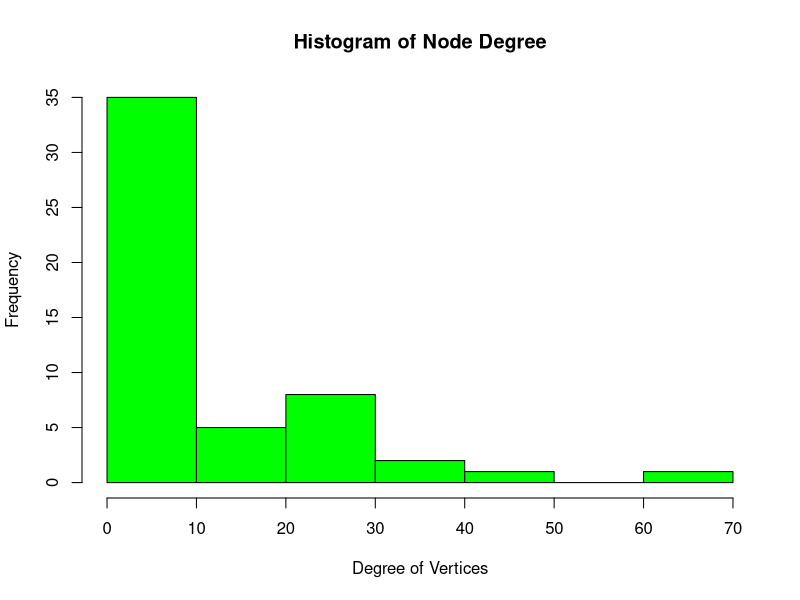
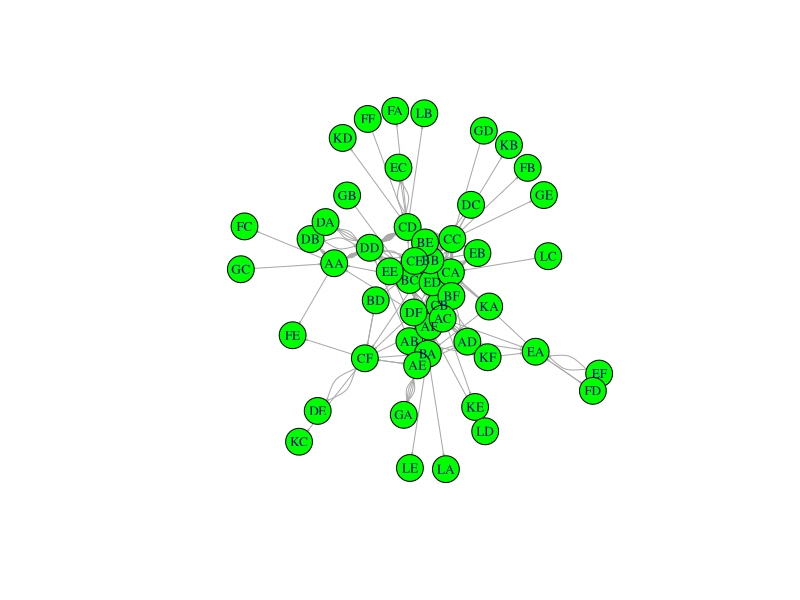
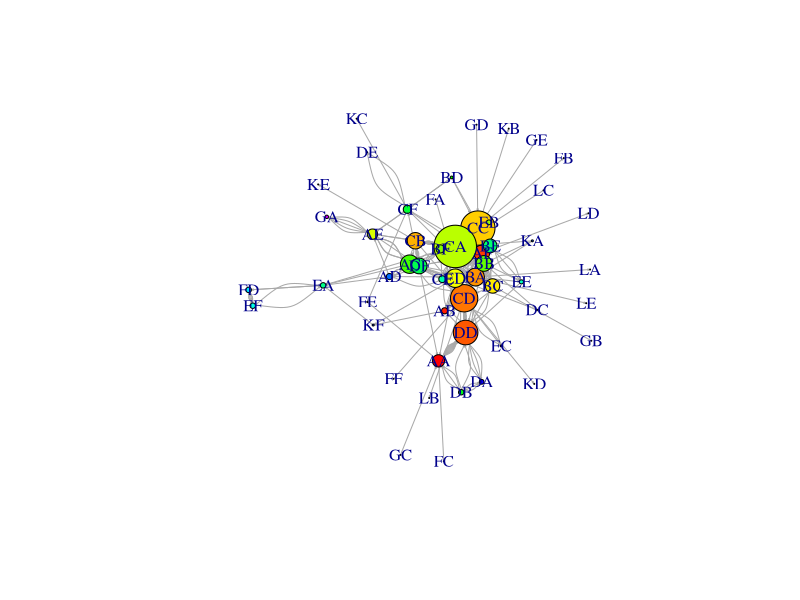
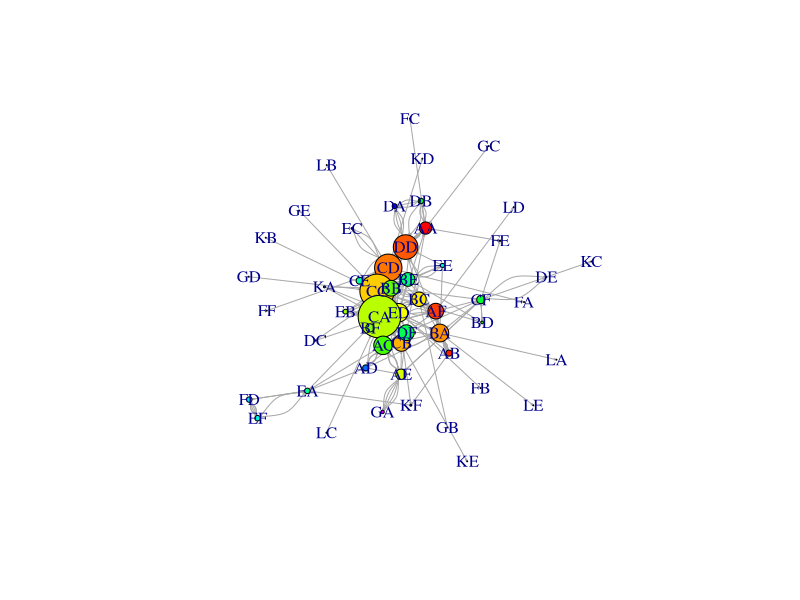
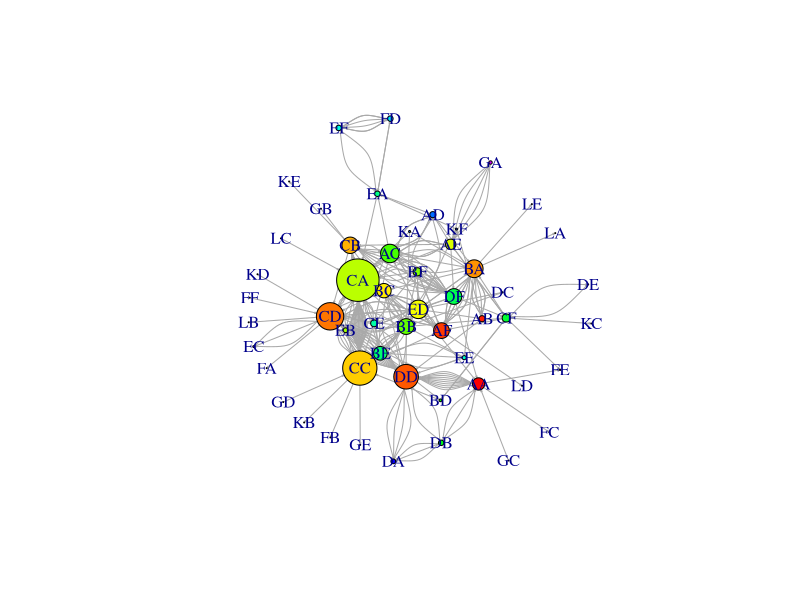
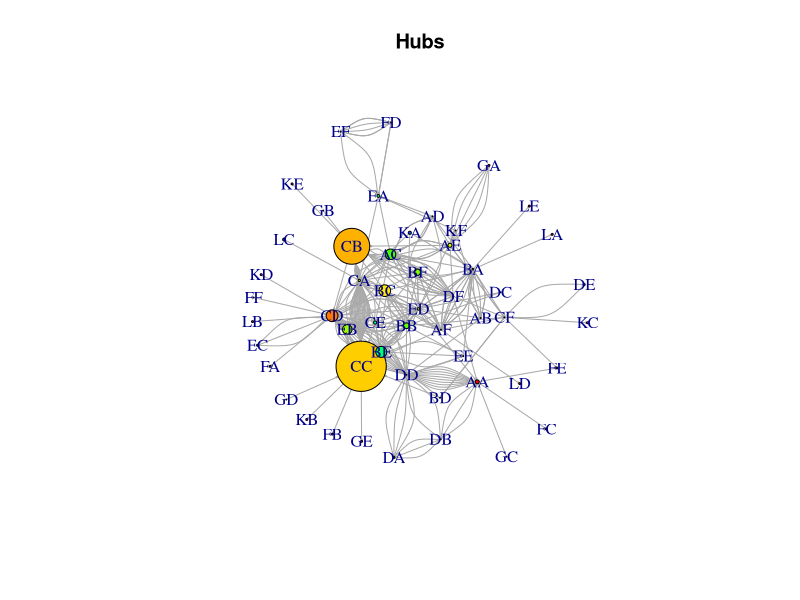
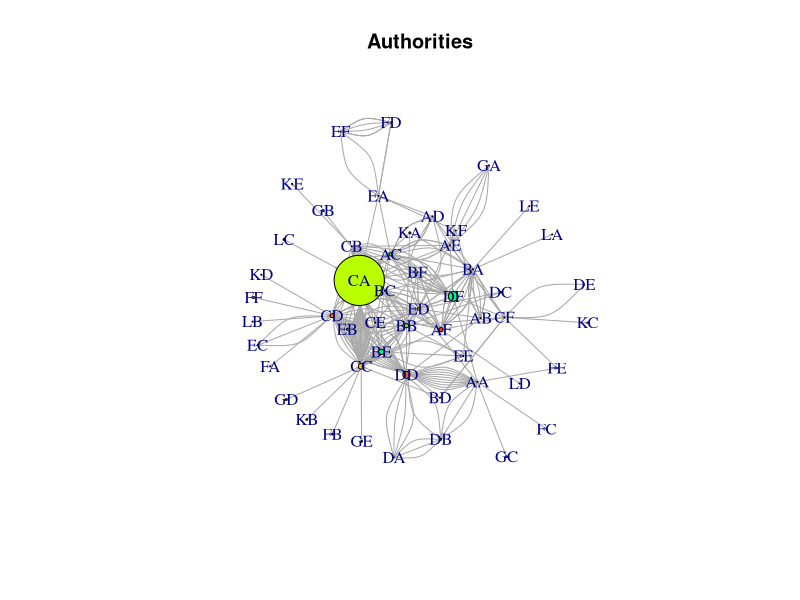
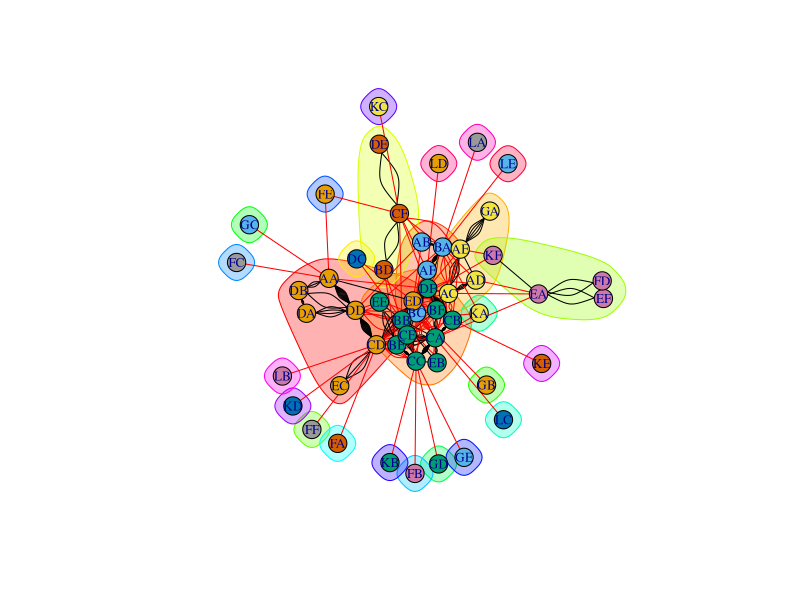

Write R code to recreate these figures, in order.
#Carregando biblioteca
library(igraph)

#Carregando dados
data <- read.table("socialnetworkdata.txt", sep=",",header=T)
View(data)

#Separando so os 2 primeiros campos
y <- data.frame(data$first, data$second)
View(y)

#Criando rede
net <- graph.data.frame(y, directed=T)
V(net)
E(net)
V(net)$label <- V(net)$name
V(net)$degree <- degree(net)

#Histograma das conexoes da rede
hist(V(net)$degree,
     col = 'green',
     main = 'Histogram of Node Degree',
     ylab = 'Frequency',
     xlab = 'Degree of Vertices')

#Diagrama da rede
set.seed(222)
plot(net,
     vertex.color = 'green',
     vertext.size = 2,
     edge.arrow.size = 0.1,
     vertex.label.cex = 0.8)

#Destacando a rede
plot(net,
     vertex.color = rainbow(52),
     vertex.size = V(net)$degree*0.4,
     edge.arrow.size = 0.1,
     layout=layout.fruchterman.reingold)

#Outra opcao de visualizacao
plot(net,
     vertex.color = rainbow(52),
     vertex.size = V(net)$degree*0.4,
     edge.arrow.size = 0.1,
     layout=layout.graphopt)

#Opcao adicional
plot(net,
     vertex.color = rainbow(52),
     vertex.size = V(net)$degree*0.4,
     edge.arrow.size = 0.1,
     layout=layout.kamada.kawai)

#Hubs
hs <- hub_score(net)$vector
as <- authority.score(net)$vector
set.seed(123)
plot(net,
     vertex.size=hs*30,
     main = 'Hubs',
     vertex.color = rainbow(52),
     edge.arrow.size=0.1,
     layout = layout.kamada.kawai)

#Authotities
set.seed(123)
plot(net,
     vertex.size=as*30,
     main = 'Authorities',
     vertex.color = rainbow(52),
     edge.arrow.size=0.1,
     layout = layout.kamada.kawai)

#Deteccao de comunidades
net <- graph.data.frame(y, directed = F)
cnet <- cluster_edge_betweenness(net)
plot(cnet,
     net,
     vertex.size = 10,
     vertex.label.cex = 0.8)


